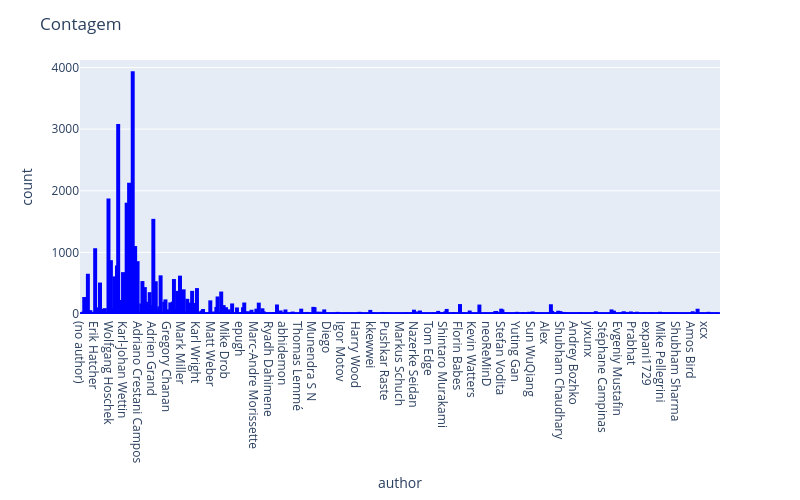

Source (notebook cell):
### Code cell
pio.renderers.default = 'vscode'
hist1 = px.histogram(df, x='author', nbins=60)
hist1.update_layout(width = 800, height = 500, title_text='Contagem')
hist1.update_traces(
    marker_line_width=3,       # espessura da borda em pixels
    marker_line_color='blue'  # cor da borda
)
hist1.show()

### Figure 1 — Plotly figure (JSON) as saved in the notebook; plotly's stock layout.template omitted (floating-point values rounded to 4 significant figures; data arrays with more than 128 entries replaced by an {"elided": "..."} marker saying what was removed)
{"data": [{"bingroup": "x", "hovertemplate": "author=%{x}<br>count=%{y}<extra></extra>", "legendgroup": "", "marker": {"color": "#636efa", "line": {"color": "blue", "width": 3}, "pattern": {"shape": ""}}, "name": "", "nbinsx": 60, "orientation": "v", "showlegend": false, "type": "histogram", "x": {"elided": "38421 str values"}, "xaxis": "x", "yaxis": "y"}], "layout": {"barmode": "relative", "height": 500, "legend": {"tracegroupgap": 0}, "margin": {"t": 60}, "title": {"text": "Contagem"}, "width": 800, "xaxis": {"anchor": "y", "domain": [0, 1], "title": {"text": "author"}}, "yaxis": {"anchor": "x", "domain": [0, 1], "title": {"text": "count"}}}}
